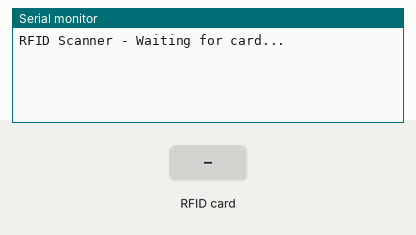
A sketch run on a simulated Arduino Uno, built with avr-gcc and run on an emulated ATmega328P. Parts: the last lines printed to the serial monitor. The test bench sets the inputs (shaded band).

Above: at 1.2 s.
1.3 s: RFID card 5E 7A 19 C4 held to the reader
At 1.7 s:
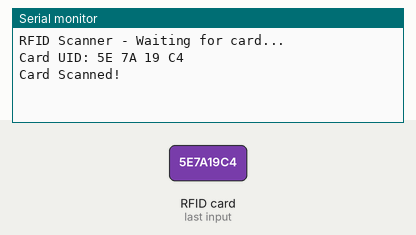
At 4.8 s:
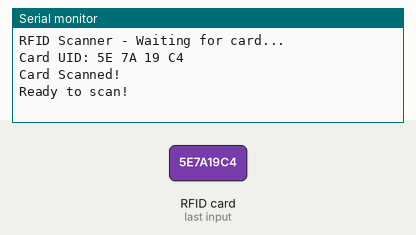

Measured:
- after the input at 1.3 s, the serial monitor: prints a new line at once (image 1)

The sketch:

View_TageUID.ino
```cpp
#include <SPI.h>
#include <MFRC522.h>

// RFID MFRC522 pin definitions for Arduino Uno
#define SS_PIN 10
#define RST_PIN 9

MFRC522 mfrc522(SS_PIN, RST_PIN); // Create MFRC522 instance

void setup() {
  Serial.begin(9600);
  SPI.begin();
  mfrc522.PCD_Init();

  Serial.println("RFID Scanner - Waiting for card...");
}

void loop() {
  // Check for new cards
  if (!mfrc522.PICC_IsNewCardPresent()) {
    return;
  }

  // Select one of the cards
  if (!mfrc522.PICC_ReadCardSerial()) {
    return;
  }

  Serial.print("Card UID:");
  // Loop through the 4 bytes of the UID
  for (byte i = 0; i < mfrc522.uid.size; i++) {
    // Add a leading space and a '0' if the hex value is single digit (e.g., " 0F" instead of " F")
    Serial.print(mfrc522.uid.uidByte[i] < 0x10 ? " 0" : " ");
    Serial.print(mfrc522.uid.uidByte[i], HEX); // Print each byte of the UID in hexadecimal
  }

  Serial.println();
  Serial.println("Card Scanned!");

  // Halt PICC (stops the card from being read repeatedly)
  mfrc522.PICC_HaltA();

  // Stop encryption on PCD
  mfrc522.PCD_StopCrypto1();

  delay(2000); // Wait 2 seconds
  Serial.println("Ready to scan!");
}
```
